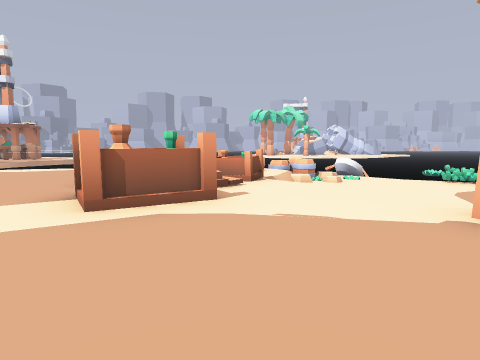
[1] (above)

24 first-person views from a walk through a Godot game level. The camera is 1.2 m above the floor, tilts 6° down and sees 75° across. The floor is counted in squares, 2 m on a side. Each view is taken from the middle of a square. On the plan, view 1 faces up. The plan holds only what a view shows up to about 9 squares ahead; the rest is blank. The place goes on beyond the plan. Some surface patterns are stand-ins.

[2]
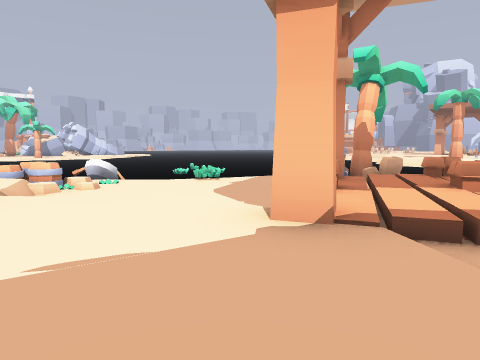

[3]
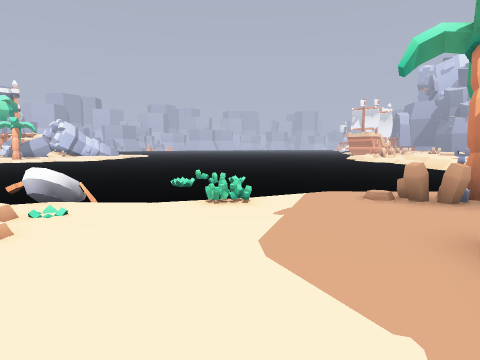

[4]
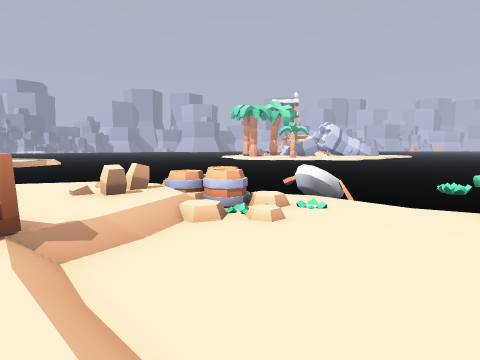

[5]
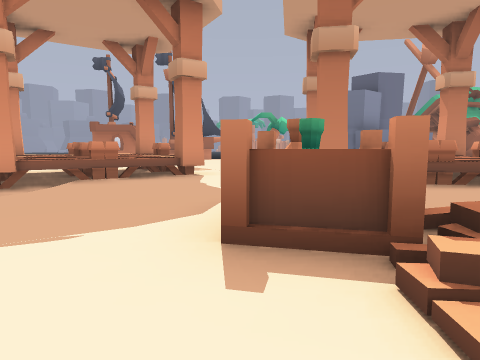

[6]
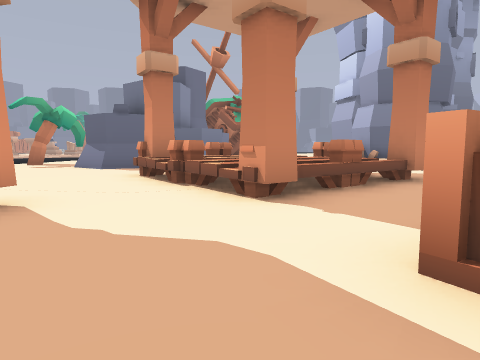

[7]
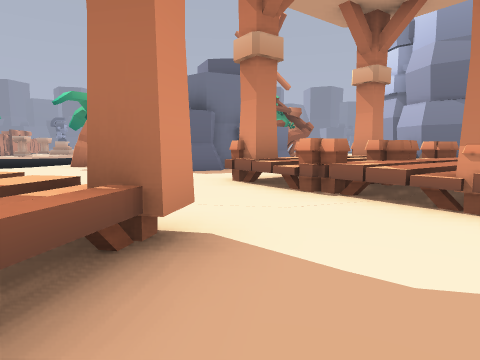

[8]
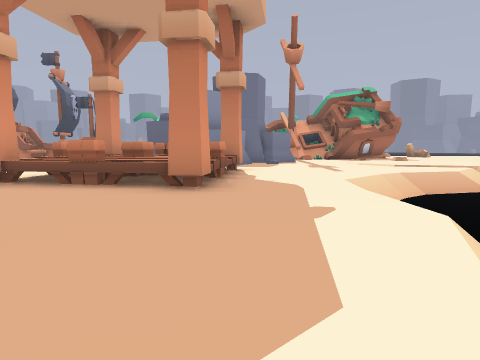

[9]
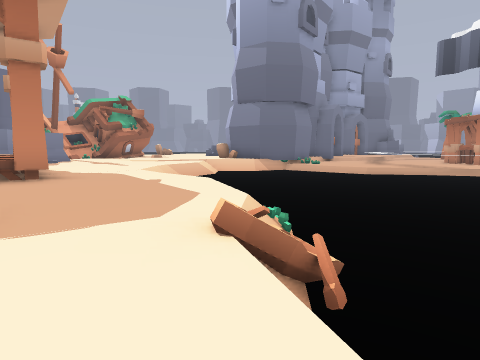

[10]
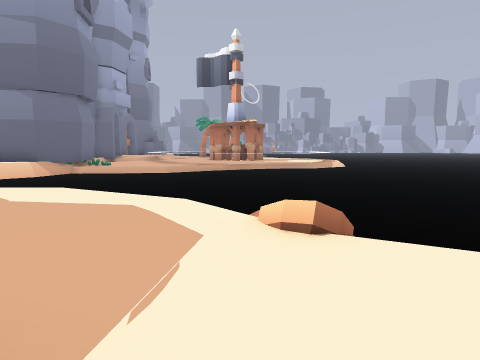

[11]
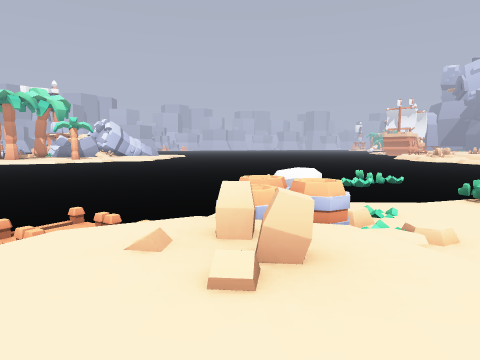

[12]
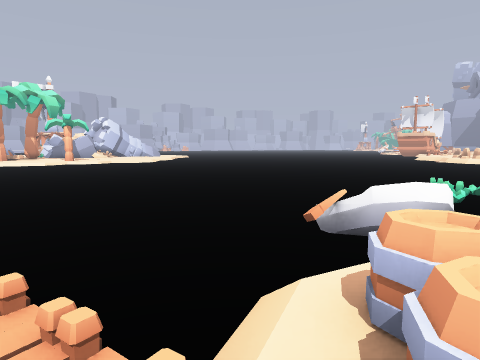

[13]
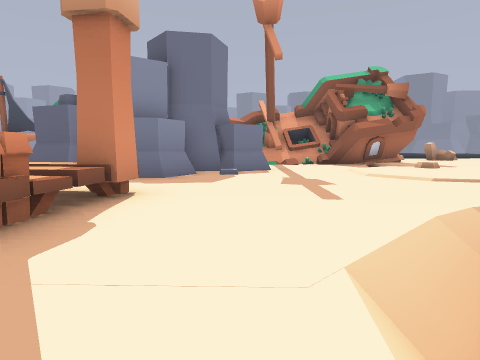

[14]
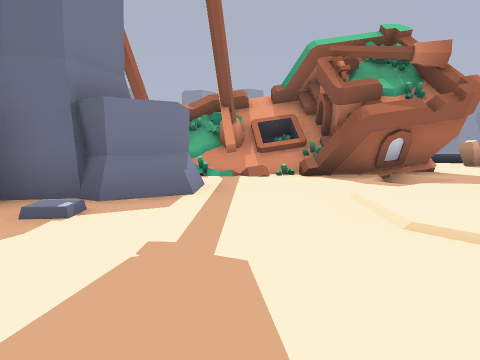

[15]
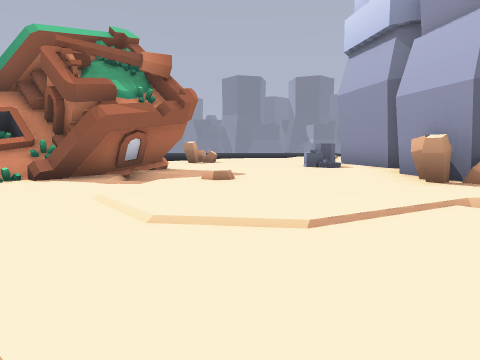

[16]
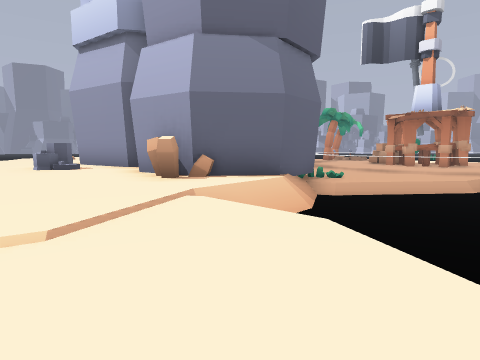

[17]
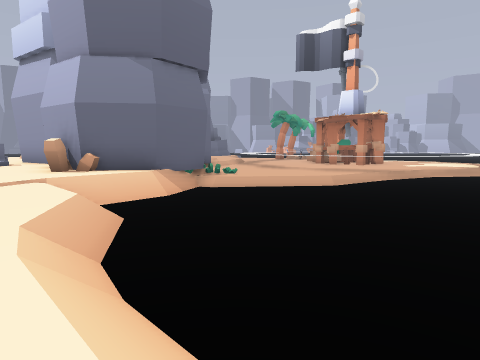

[18]
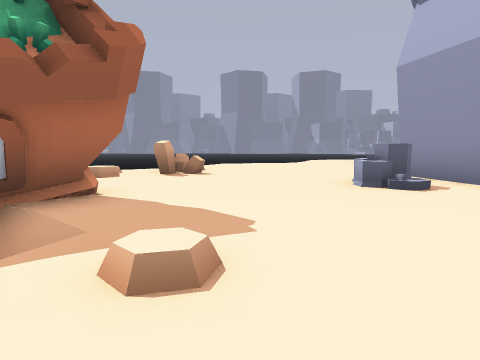

[19]
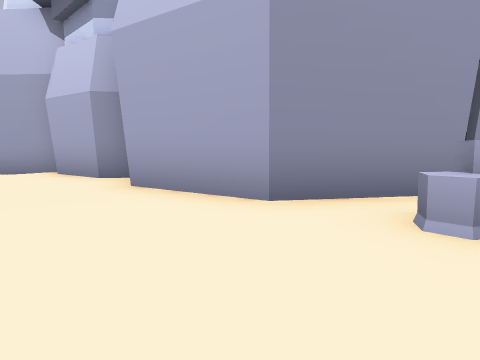

[20]
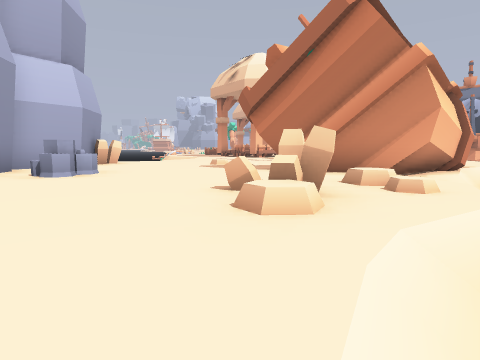

[21]
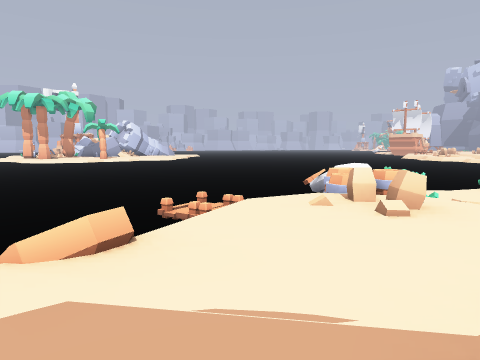

[22]
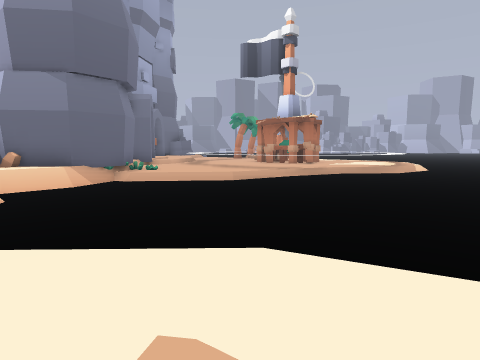

[23]
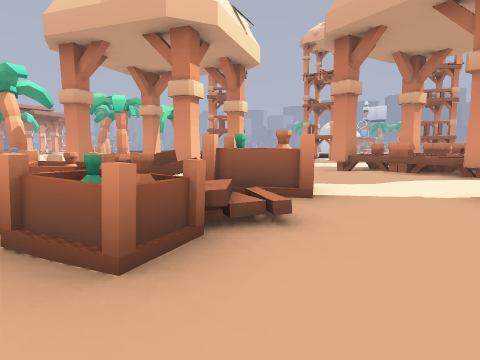

[24]
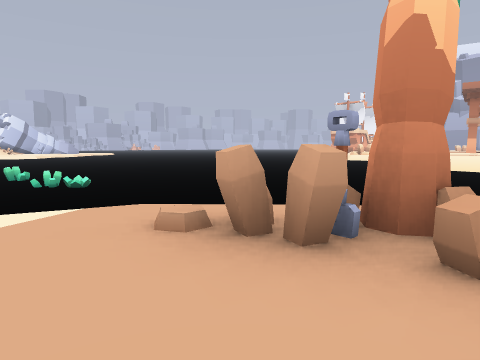

### Floor plan
Key: @ floor where view 1 was taken; # wall or solid block; x gap in a wall; . main floor; : floor 0.25 m higher than the main floor; - floor 0.5 m lower than the main floor; + floor 0.75 m higher than the main floor; _ floor 0.75 m lower than the main floor; < floor 1 m lower than the main floor; / step, stairs or slope; = window, fence, low wall or low ledge; ≈ water the walk keeps out of; ^ raised ledge; v drop or lower ground; P plant; B barrel; C crate; T bottle; S shovel; W tower; R rock; O other object.
Columns run from 28 left of view 1 to 13 right of it. Each row starts with its distance up from view 1.
 20                               ≈
 19                              ≈≈≈
 18                      ≈   ≈ ≈ ≈≈≈≈
 17                   ≈ ≈≈≈ ≈≈≈≈≈≈≈≈≈≈
 16                  ≈≈≈≈≈≈≈≈≈≈≈≈≈≈≈≈≈≈
 15               --≈≈≈≈≈≈≈≈≈≈≈≈≈≈≈≈≈≈≈≈
 14              ---≈≈≈≈≈≈≈≈≈≈≈≈≈≈≈≈≈≈≈≈≈≈
 13 WW#          --≈≈≈≈≈≈≈≈≈≈≈ ≈≈≈≈≈≈≈≈≈≈≈≈
 12  /##         #≈≈≈≈≈≈≈≈≈≈≈ ≈≈≈≈≈≈≈≈≈≈≈≈≈≈
 11  ..##        #≈≈≈≈≈≈≈≈≈≈≈≈≈≈≈≈≈≈^≈PP≈≈≈≈≈
 10   ...W      ##≈≈≈≈≈≈≈≈≈≈≈≈≈ v≈P^^≈PPP≈≈≈
  9    ...WWWW#=#./≈≈≈≈≈≈≈≈///=..BPP≈≈≈≈≈≈≈≈≈≈
  8    .........#./<≈≈≈≈≈/......==P--=≈≈≈≈≈≈≈
  7     ....R....././/≈≈/.....T.O.------_≈≈≈≈≈
  6     .....................CT+CT-----//≈ ≈≈
  5    ...................#...::.//-----Sx
  4   /..==..............^^#..CT...--#--=
  3    //.#..##=.......#^^^^^..T..#=##=
  2     /.//#^##........#^^^#......//=/
  1      ///# ##.######..^^#....../=/
  0         ^^####  ###..##.....@
 -1         ≈####     ##.....#^##
 -2           #        #.... ^^^^
 -3                    ....  ^^^#
 -4                    ..     #^
 -5                   ...
 -6                   ..

Positions as (right, up) in squares from view 1, and headings:
1: (0, 0), facing up
2: (0, 1), facing up-right
3: (2, 4), facing up-right
4: (2, 4), facing up
5: (1, 5), facing down-left
6: (0, 2), facing left
7: (-1, 0), facing left
8: (-3, 9), facing down-left
9: (0, 9), facing left
10: (-1, 7), facing up-left
11: (-1, 7), facing up-right
12: (0, 9), facing up-right
13: (-7, 7), facing down-left
14: (-11, 5), facing down-left
15: (-11, 5), facing left
16: (-11, 5), facing up-left
17: (-8, 6), facing up-left
18: (-15, 5), facing left
19: (-22, 5), facing up
20: (-26, 4), facing right
21: (-3, 7), facing up-right
22: (-5, 7), facing up-left
23: (-4, 7), facing down-right
24: (6, 4), facing up-right
